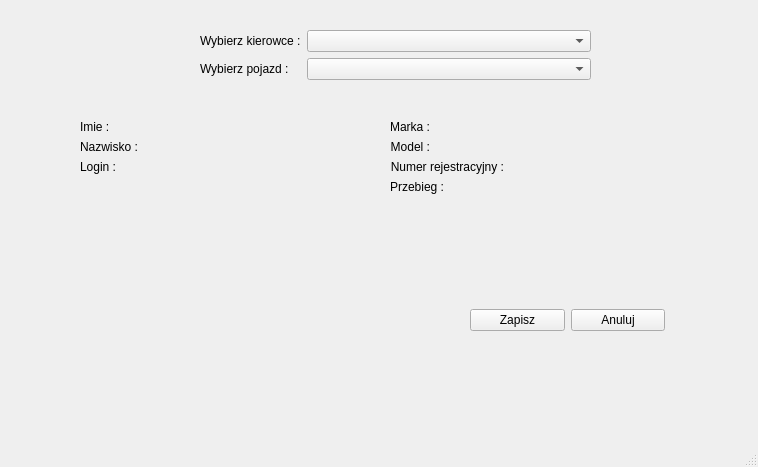
<?xml version="1.0" encoding="UTF-8"?>
<ui version="4.0">
 <class>admin</class>
 <widget class="QMainWindow" name="admin">
  <property name="geometry">
   <rect>
    <x>0</x>
    <y>0</y>
    <width>758</width>
    <height>467</height>
   </rect>
  </property>
  <property name="windowTitle">
   <string>MainWindow</string>
  </property>
  <widget class="QWidget" name="centralwidget">
   <widget class="QWidget" name="formLayoutWidget">
    <property name="geometry">
     <rect>
      <x>200</x>
      <y>30</y>
      <width>391</width>
      <height>61</height>
     </rect>
    </property>
    <layout class="QFormLayout" name="formLayout">
     <item row="0" column="0">
      <widget class="QLabel" name="label">
       <property name="text">
        <string>Wybierz kierowce :</string>
       </property>
      </widget>
     </item>
     <item row="0" column="1">
      <widget class="QComboBox" name="cb_user"/>
     </item>
     <item row="1" column="0">
      <widget class="QLabel" name="label_2">
       <property name="text">
        <string>Wybierz pojazd :</string>
       </property>
      </widget>
     </item>
     <item row="1" column="1">
      <widget class="QComboBox" name="cb_car"/>
     </item>
    </layout>
   </widget>
   <widget class="QWidget" name="formLayoutWidget_2">
    <property name="geometry">
     <rect>
      <x>80</x>
      <y>120</y>
      <width>301</width>
      <height>131</height>
     </rect>
    </property>
    <layout class="QFormLayout" name="formLayout_2">
     <item row="0" column="0">
      <widget class="QLabel" name="label_3">
       <property name="text">
        <string>Imie :</string>
       </property>
      </widget>
     </item>
     <item row="0" column="1">
      <widget class="QLabel" name="l_imie">
       <property name="text">
        <string/>
       </property>
      </widget>
     </item>
     <item row="1" column="0">
      <widget class="QLabel" name="label_5">
       <property name="text">
        <string>Nazwisko :</string>
       </property>
      </widget>
     </item>
     <item row="1" column="1">
      <widget class="QLabel" name="l_nazwisko">
       <property name="text">
        <string/>
       </property>
      </widget>
     </item>
     <item row="2" column="0">
      <widget class="QLabel" name="label_6">
       <property name="text">
        <string>Login :</string>
       </property>
      </widget>
     </item>
     <item row="2" column="1">
      <widget class="QLabel" name="l_login">
       <property name="text">
        <string/>
       </property>
      </widget>
     </item>
    </layout>
   </widget>
   <widget class="QWidget" name="formLayoutWidget_3">
    <property name="geometry">
     <rect>
      <x>390</x>
      <y>120</y>
      <width>341</width>
      <height>131</height>
     </rect>
    </property>
    <layout class="QFormLayout" name="formLayout_3">
     <item row="0" column="0">
      <widget class="QLabel" name="label_4">
       <property name="text">
        <string>Marka :</string>
       </property>
       <property name="alignment">
        <set>Qt::AlignRight|Qt::AlignTrailing|Qt::AlignVCenter</set>
       </property>
      </widget>
     </item>
     <item row="1" column="0">
      <widget class="QLabel" name="label_7">
       <property name="text">
        <string>Model :</string>
       </property>
       <property name="alignment">
        <set>Qt::AlignRight|Qt::AlignTrailing|Qt::AlignVCenter</set>
       </property>
      </widget>
     </item>
     <item row="2" column="0">
      <widget class="QLabel" name="label_8">
       <property name="text">
        <string>Numer rejestracyjny :</string>
       </property>
       <property name="alignment">
        <set>Qt::AlignRight|Qt::AlignTrailing|Qt::AlignVCenter</set>
       </property>
      </widget>
     </item>
     <item row="3" column="0">
      <widget class="QLabel" name="label_9">
       <property name="text">
        <string>Przebieg :</string>
       </property>
       <property name="alignment">
        <set>Qt::AlignRight|Qt::AlignTrailing|Qt::AlignVCenter</set>
       </property>
      </widget>
     </item>
     <item row="0" column="1">
      <widget class="QLabel" name="l_marka">
       <property name="text">
        <string/>
       </property>
      </widget>
     </item>
     <item row="1" column="1">
      <widget class="QLabel" name="l_model">
       <property name="text">
        <string/>
       </property>
      </widget>
     </item>
     <item row="2" column="1">
      <widget class="QLabel" name="l_rej">
       <property name="text">
        <string/>
       </property>
      </widget>
     </item>
     <item row="3" column="1">
      <widget class="QLabel" name="l_przebieg">
       <property name="text">
        <string/>
       </property>
      </widget>
     </item>
    </layout>
   </widget>
   <widget class="QWidget" name="horizontalLayoutWidget">
    <property name="geometry">
     <rect>
      <x>470</x>
      <y>280</y>
      <width>195</width>
      <height>80</height>
     </rect>
    </property>
    <layout class="QHBoxLayout" name="horizontalLayout">
     <item>
      <widget class="QPushButton" name="pushButton">
       <property name="text">
        <string>Zapisz</string>
       </property>
      </widget>
     </item>
     <item>
      <widget class="QPushButton" name="pushButton_2">
       <property name="text">
        <string>Anuluj</string>
       </property>
      </widget>
     </item>
    </layout>
   </widget>
   <widget class="QLabel" name="l_info">
    <property name="geometry">
     <rect>
      <x>80</x>
      <y>270</y>
      <width>359</width>
      <height>81</height>
     </rect>
    </property>
    <property name="text">
     <string/>
    </property>
    <property name="alignment">
     <set>Qt::AlignCenter</set>
    </property>
   </widget>
  </widget>
  <widget class="QMenuBar" name="menubar">
   <property name="geometry">
    <rect>
     <x>0</x>
     <y>0</y>
     <width>758</width>
     <height>26</height>
    </rect>
   </property>
  </widget>
  <widget class="QStatusBar" name="statusbar"/>
 </widget>
 <resources/>
 <connections/>
</ui>
